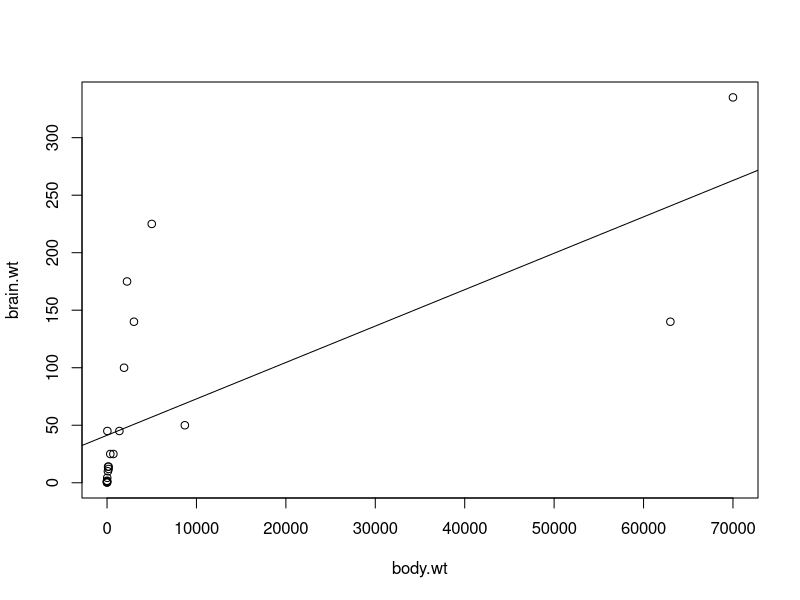
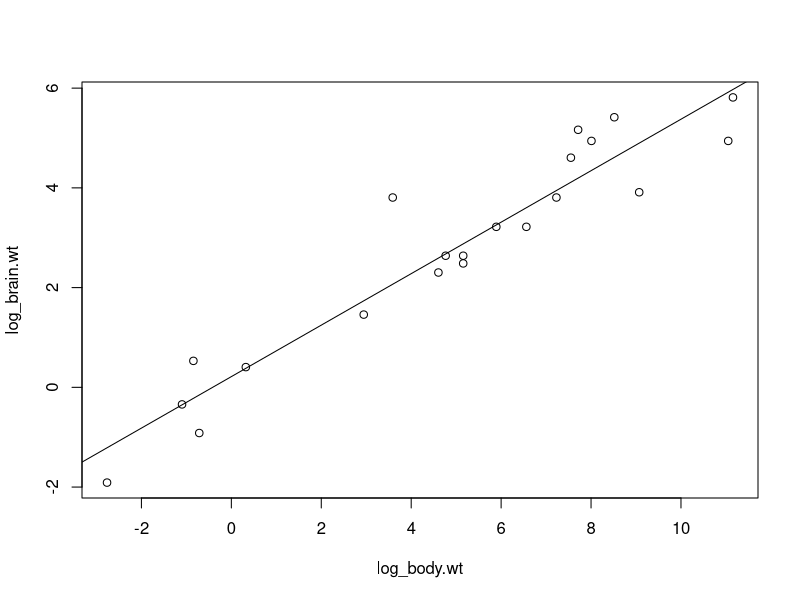
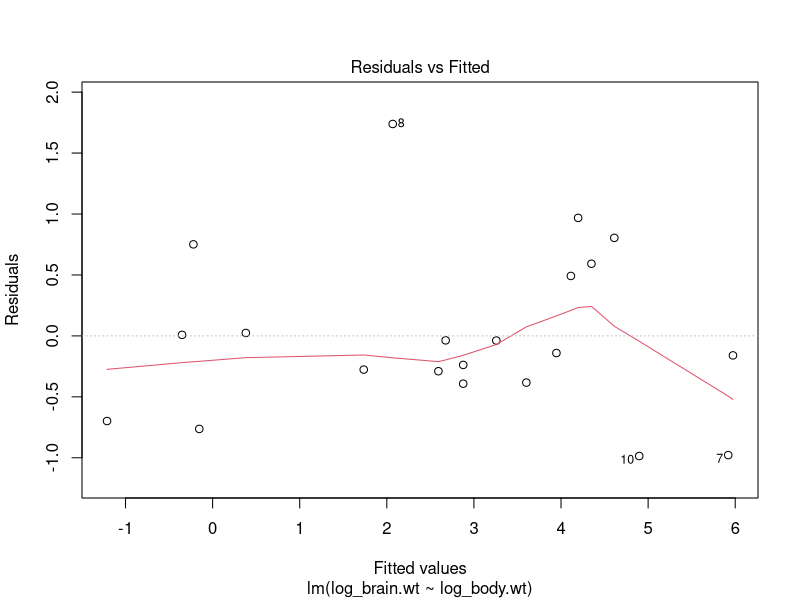
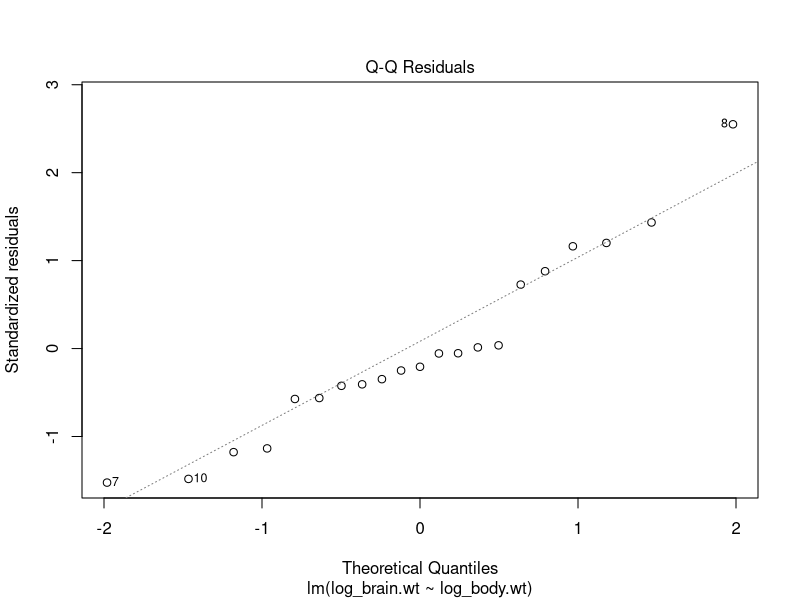
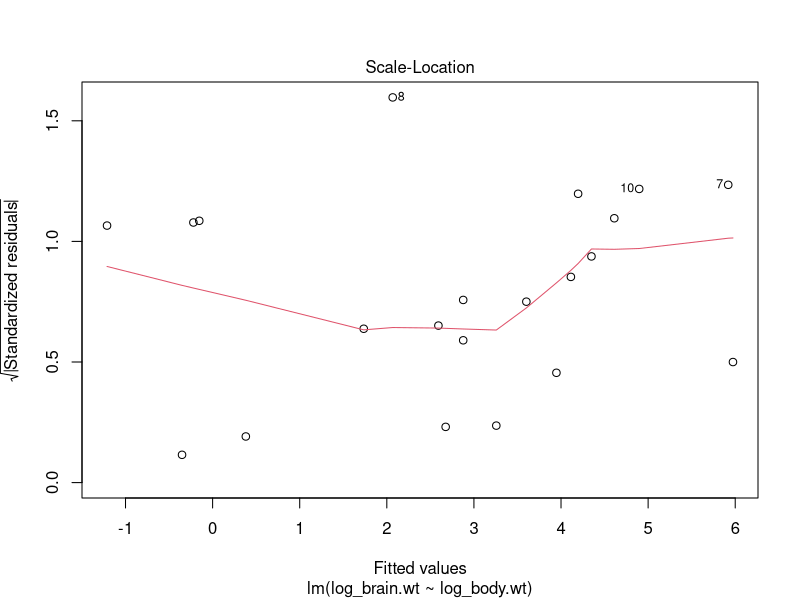
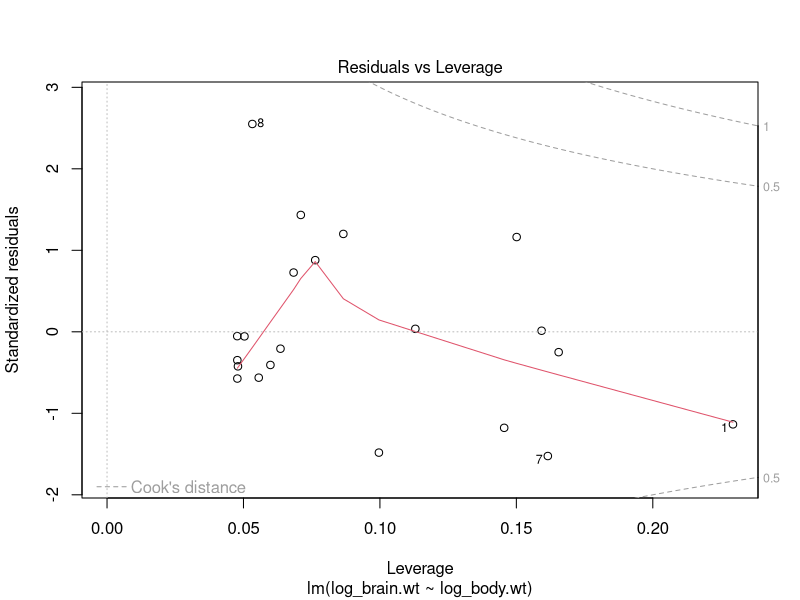

Source code (R) for these figures, in order:
## ---- chunk 1
knitr::opts_chunk$set(echo = TRUE)
options("repos" = c(CRAN = "https://cran.rstudio.com"))
## ---- chunk 2
# this data came from SASHELP.CARS
brain <- read.csv('archosaur.csv', header = TRUE)
body <- read.csv('archosaur.csv', header = TRUE)
summary(brain)
## ---- chunk 3
body.wt = body$Body.Weight
brain.wt = brain$Brain.Weight
log_body.wt = log(brain$Body.Weight)
log_brain.wt = log(brain$Brain.Weight)

## ---- chunk 4
plot(brain.wt~body.wt)
abline(lm(brain.wt~body.wt))
plot(log_brain.wt~log_body.wt)
abline(lm(log_brain.wt~log_body.wt))
## ---- chunk 5
result<-lm(log_brain.wt~log_body.wt)
summary(result)
plot(result)
